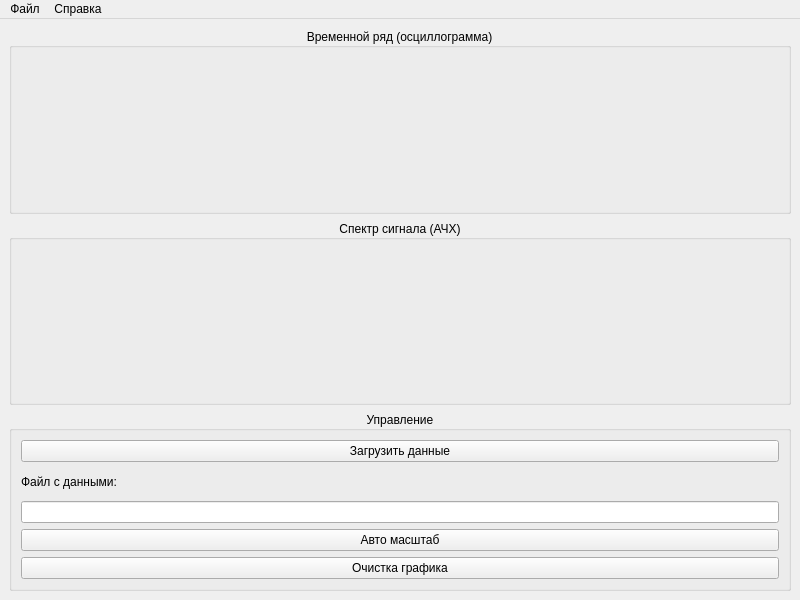
<?xml version="1.0" encoding="UTF-8"?>
<ui version="4.0">
 <class>MainWindow</class>
 <widget class="QMainWindow" name="MainWindow">
  <property name="geometry">
   <rect>
    <x>0</x>
    <y>0</y>
    <width>800</width>
    <height>600</height>
   </rect>
  </property>
  <property name="windowTitle">
   <string>Графики БПФ</string>
  </property>
  <widget class="QWidget" name="centralwidget">
   <layout class="QGridLayout" name="gridLayout">
    <item row="0" column="0">
     <layout class="QVBoxLayout" name="verticalLayout">
      <item>
       <widget class="QGroupBox" name="groupBox">
        <property name="title">
         <string>Временной ряд (осциллограмма)</string>
        </property>
        <property name="alignment">
         <set>Qt::AlignCenter</set>
        </property>
        <layout class="QGridLayout" name="gridLayout_3">
         <item row="0" column="0">
          <widget class="QCustomPlot" name="oscilloscope_graph" native="true"/>
         </item>
        </layout>
       </widget>
      </item>
      <item>
       <widget class="QGroupBox" name="groupBox_2">
        <property name="title">
         <string>Спектр сигнала (АЧХ)</string>
        </property>
        <property name="alignment">
         <set>Qt::AlignCenter</set>
        </property>
        <layout class="QGridLayout" name="gridLayout_4">
         <item row="0" column="0">
          <widget class="QCustomPlot" name="spectrum_graph" native="true"/>
         </item>
        </layout>
       </widget>
      </item>
      <item>
       <widget class="QGroupBox" name="groupBox_3">
        <property name="minimumSize">
         <size>
          <width>0</width>
          <height>100</height>
         </size>
        </property>
        <property name="maximumSize">
         <size>
          <width>16777215</width>
          <height>180</height>
         </size>
        </property>
        <property name="title">
         <string>Управление</string>
        </property>
        <property name="alignment">
         <set>Qt::AlignCenter</set>
        </property>
        <layout class="QGridLayout" name="gridLayout_2">
         <item row="0" column="0">
          <layout class="QVBoxLayout" name="verticalLayout_2">
           <item>
            <widget class="QPushButton" name="choose_file_button">
             <property name="text">
              <string>Загрузить данные</string>
             </property>
            </widget>
           </item>
           <item>
            <widget class="QLabel" name="label">
             <property name="text">
              <string>Файл c данными:</string>
             </property>
            </widget>
           </item>
           <item>
            <widget class="QLineEdit" name="file_path_edit"/>
           </item>
           <item>
            <widget class="QPushButton" name="autoscale_button">
             <property name="text">
              <string>Авто масштаб</string>
             </property>
            </widget>
           </item>
           <item>
            <widget class="QPushButton" name="clear_button">
             <property name="text">
              <string>Очистка графика</string>
             </property>
            </widget>
           </item>
          </layout>
         </item>
        </layout>
       </widget>
      </item>
     </layout>
    </item>
   </layout>
  </widget>
  <widget class="QMenuBar" name="menubar">
   <property name="geometry">
    <rect>
     <x>0</x>
     <y>0</y>
     <width>800</width>
     <height>23</height>
    </rect>
   </property>
   <widget class="QMenu" name="menu">
    <property name="title">
     <string>Справка</string>
    </property>
    <addaction name="about_prog"/>
   </widget>
   <widget class="QMenu" name="menu_2">
    <property name="title">
     <string>Файл</string>
    </property>
    <addaction name="save_oscillogram"/>
    <addaction name="save_spectrum"/>
   </widget>
   <addaction name="menu_2"/>
   <addaction name="menu"/>
  </widget>
  <action name="about_prog">
   <property name="text">
    <string>О программе</string>
   </property>
  </action>
  <action name="save_oscillogram">
   <property name="text">
    <string>Сохранить график осциллограммы</string>
   </property>
  </action>
  <action name="save_spectrum">
   <property name="text">
    <string>Сохранить график АЧХ</string>
   </property>
  </action>
 </widget>
 <customwidgets>
  <customwidget>
   <class>QCustomPlot</class>
   <extends>QWidget</extends>
   <header>qcustomplot.h</header>
   <container>1</container>
  </customwidget>
 </customwidgets>
 <resources/>
 <connections/>
</ui>
